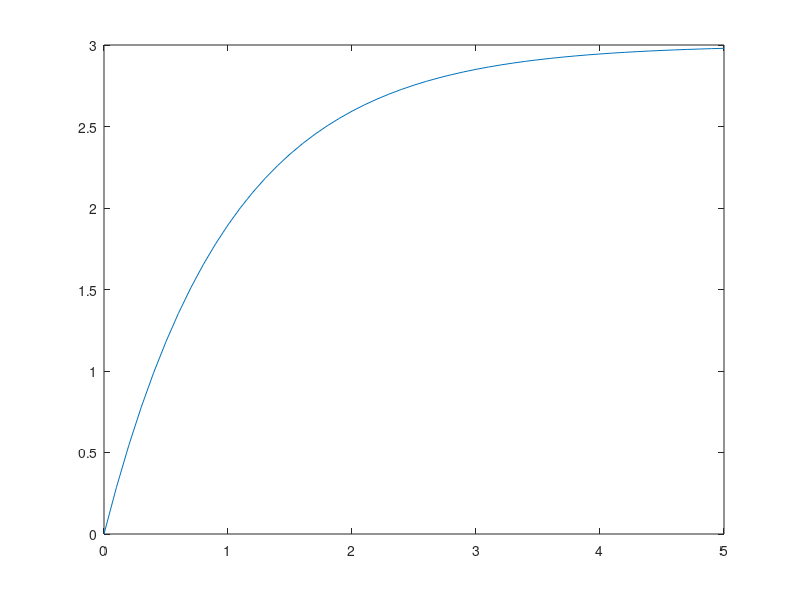
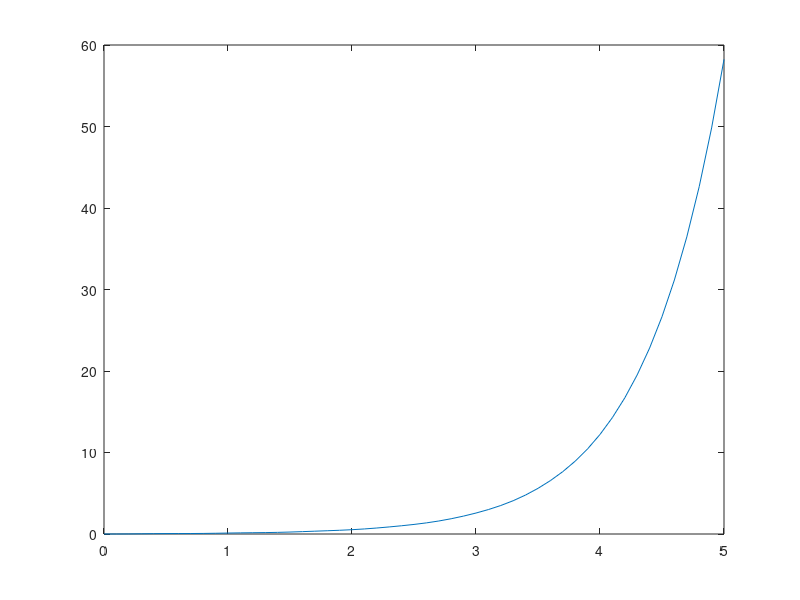

Recreate these plots in MATLAB, in order. (Note: this script raises an error after producing the figures.)
%{
Systemy Cyber-Fizyczne - Laboratorium 4 i 5
Analiza modeli fizycznych w kontekście własności w przestrzeni fazowej
Przestrzeń fazowa a właściwości obiektów - wybrane modele obiektów
%}

close all; clc; clear;

% Zadanie #1
zad1.dot_x = @(t, x) 3 * exp(-t);
zad1.t = 0:0.1:5;
zad1.x_0 = 0;
[zad1.t, zad1.x] = ode45(zad1.dot_x, zad1.t, zad1.x_0);

figure
plot(zad1.t, zad1.x);

% Zadanie #2
zad2.dot_x = @(t, x) [x(2); -x(2) + 4*x(1) + sin(10*t)];
zad2.t = 0:0.1:5;
zad2.x_0 = [0; 0];
[zad2.t, zad2.x] = ode45(zad2.dot_x, zad2.t, zad2.x_0);

figure
plot(zad2.t, zad2.x(:,1));

% Zadanie #3
function zad3_phase_portrait(A, T, quiver_range_x1, quiver_range_x2, traj_range_x1, traj_range_x2)
    arguments
        A               (2,2) {mustBeNumeric}
        T               (1,1) {mustBeNumeric, mustBePositive}
        quiver_range_x1 (1,:) {mustBeNumeric}
        quiver_range_x2 (1,:) {mustBeNumeric}                  = quiver_range_x1
        traj_range_x1   (1,:) {mustBeNumeric}                  = quiver_range_x1
        traj_range_x2   (1,:) {mustBeNumeric}                  = quiver_range_x2
    end
    dot_x = @(t, x) A * x;
    t = 0:0.01:T;

    [tmp1, tmp2] = meshgrid(quiver_range_x1, quiver_range_x2);
    x_0 = [tmp1(:), tmp2(:)];
    dot_x_0 = (dot_x(t,x_0'))';

    figure
    quiver(x_0(:,1), x_0(:,2), dot_x_0(:,1), dot_x_0(:,2))
    hold on

    [tmp1, tmp2] = meshgrid(traj_range_x1, traj_range_x2);
    for traj_x_0 = [tmp1(:), tmp2(:)]'
        [~, traj] = ode45(dot_x, t, traj_x_0);
        plot(traj(:,1), traj(:,2));
    end

    xlim([min(x_0(:,1)) max(x_0(:,1))]);
    ylim([min(x_0(:,2)) max(x_0(:,2))]);
    xlabel('x_1'); ylabel('x_2');
    title(sprintf(['A=', mat2str(A)]));
    grid on;
end

%a)
A = [-1 4;
     -2 5];
zad3_phase_portrait(A, 1, -2.8:0.4:2.8)

%b)
A = [-3  0;
      0 -2];
zad3_phase_portrait(A, 2, -8:2:8)

%c)
A = [4  0;
     2 -1];
zad3_phase_portrait(A, 1, -2.8:0.4:2.8)

%d)
A = [2   -3;
     1/3  4];
zad3_phase_portrait(A, 1, -2.8:0.4:2.8)

%e)
A = [-7  1;
     -4 -3];
zad3_phase_portrait(A, 2, -8:2:8)

%f)
A = [-2  3;
     -3 -2];
zad3_phase_portrait(A, 2, -8:2:8)

%g)
A = [ 2  3;
     -3  2];
zad3_phase_portrait(A, 1, -2.8:0.4:2.8)

%h)
A = [ 0  1;
     -5  0];
zad3_phase_portrait(A, 2, -8:2:8)
